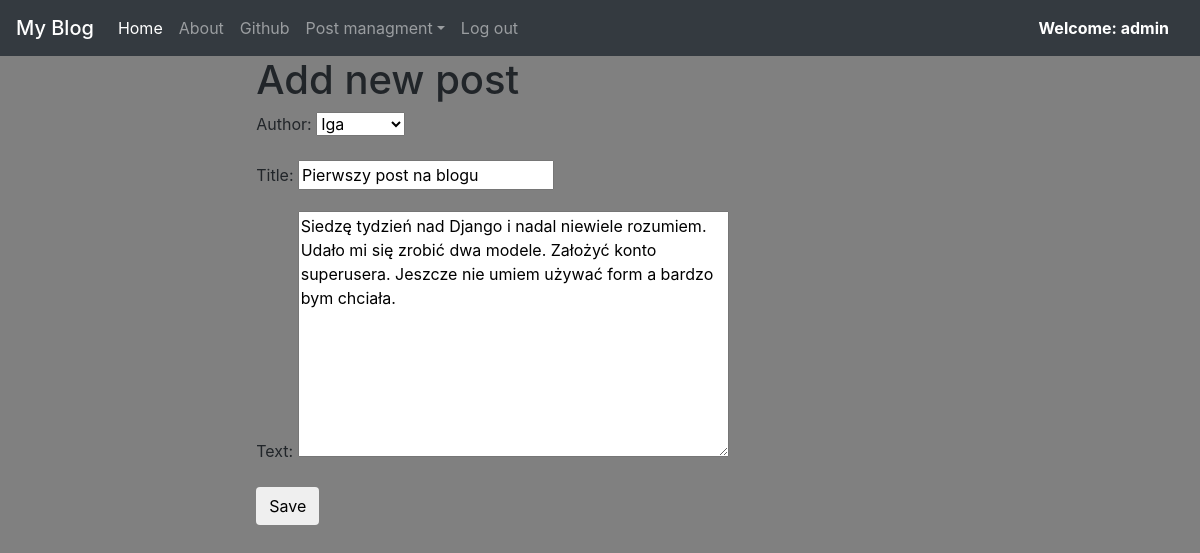
/post/1/edit/ (signed in), run on the app's committed database.
### blog_app/models.py (models this page shows, shortened)
class Post(models.Model):
    author = models.ForeignKey(User, on_delete=models.deletion.CASCADE)
    title = models.CharField(max_length=200)
    text = models.TextField()
    likes = models.ManyToManyField(User, related_name='blog_post')
    create_date = models.DateTimeField(default=timezone.now)
    published_date = models.DateTimeField(blank=True, null=True)

### blog_app/views.py (the view)
# urls.py: path('post/<int:pk>/edit/', views.PostEdit.as_view(), name='edit_post'),
class PostEdit(LoginRequiredMixin, UpdateView):
    login_url = '/login/'
    template_name = 'blog_app/post.html'
    redirect_field_name = 'blog_app/post_detail.html'
    model = Post
    form_class = PostForm

### blog_app/forms.py
class PostForm(forms.ModelForm):
    class Meta:
        model = Post
        fields = ('author','title', 'text',)

### templates/blog_app/post.html (shortened to what this page needs)
{% extends 'blog_app/index.html' %}
{% block content %}
    <h1>Add new post</h1>
    <form method="POST" class="post-form">
    {{form.as_p}}
    <button type="submit" class="save btn btn-default">Save</button>
    </form>
{% endblock %}

### templates/blog_app/index.html (shortened to what this page needs)
<!DOCTYPE html>
{% load static %}
<html lang="en">
<head>
    <link rel="stylesheet" href="https://maxcdn.bootstrapcdn.com/bootstrap/4.0.0/css/bootstrap.min.css">
</head>
<body>
   <nav class="navbar sticky-top navbar-expand-lg navbar-dark bg-dark">
  <a class="navbar-brand mb-0 h1" href="{% url 'post_list' %}">My Blog</a>
  <div class="collapse navbar-collapse" id="navbarSupportedContent">
    <ul class="navbar-nav mr-auto">
        <li class="nav-item active">
            <a class="nav-link" href="{% url 'post_list' %}">Home<span class="sr-only">(current)</span></a>
        </li>
        <li class="nav-item">
            <a class="nav-link" href="{% url 'about' %}">About</a>
        </li>
        <li class="nav-item">
            <a class="nav-link" href="https://www.github.com/igness1">Github</a>
        </li>
        {% if user.is_authenticated%}
        <li class="nav-item dropdown">
            <a class="nav-link dropdown-toggle" href="#" id="navbarDropdown" role="button" data-toggle="dropdown" aria-haspopup="true" aria-expanded="false">
             Post managment</a>
        </li>
        <li class="nav-item">
            <a class="nav-link" href="{% url 'logout' %}">Log out</a>
        </li>
        {% else %}
        <li class="nav-item">
            <a class="nav-link" href="{% url 'login' %}">Log In</a>
        </li>
        {% endif %}
    </ul>
        {% if user.is_authenticated %}
        <a style="color:white; margin-left:10px; margin-right:15px;"><b>Welcome: {{ user.username }}</b></a>
        {% endif %}
  </div>
</nav>
<div class="">
  <div class="row">
    <div class="col">
    </div>
    <div class="col-7" >
        {% block content %}
        {% endblock %}
    </div>
    <div class="col">
    </div>
  </div>
</div>
</body>
</html>

### templates/blog_app/index.html (style rules this page uses)
body { background-color: grey; }

### data on the page
Post: author "Iga", title "Pierwszy post na blogu", text "Siedzę tydzień nad Django i nadal niewiele rozumiem. Udało mi się zrobić dwa modele. Założyć konto superusera. Jeszcze nie umiem używać form a bardzo bym chciała."

### other printed values
{{ user.username }} "admin"
